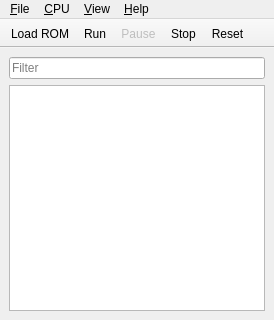
<?xml version="1.0" encoding="UTF-8"?>
<ui version="4.0">
 <author>Evan Teran</author>
 <class>Pretendo</class>
 <widget class="QMainWindow" name="Pretendo">
  <property name="geometry">
   <rect>
    <x>0</x>
    <y>0</y>
    <width>274</width>
    <height>320</height>
   </rect>
  </property>
  <property name="sizePolicy">
   <sizepolicy hsizetype="Fixed" vsizetype="Fixed">
    <horstretch>0</horstretch>
    <verstretch>0</verstretch>
   </sizepolicy>
  </property>
  <property name="windowTitle">
   <string>Pretendo</string>
  </property>
  <property name="windowIcon">
   <iconset resource="pretendo.qrc">
    <normaloff>:/pretendo/graphics/pretendo_32x32x8.png</normaloff>:/pretendo/graphics/pretendo_32x32x8.png</iconset>
  </property>
  <widget class="QWidget" name="centralwidget">
   <layout class="QGridLayout" name="gridLayout_2">
    <item row="0" column="0">
     <widget class="QStackedWidget" name="stackedWidget">
      <property name="currentIndex">
       <number>0</number>
      </property>
      <widget class="QWidget" name="page">
       <layout class="QVBoxLayout" name="verticalLayout">
        <property name="leftMargin">
         <number>0</number>
        </property>
        <property name="topMargin">
         <number>0</number>
        </property>
        <property name="rightMargin">
         <number>0</number>
        </property>
        <property name="bottomMargin">
         <number>0</number>
        </property>
        <item>
         <widget class="QLineEdit" name="lineEdit">
          <property name="placeholderText">
           <string>Filter</string>
          </property>
          <property name="clearButtonEnabled">
           <bool>true</bool>
          </property>
         </widget>
        </item>
        <item>
         <widget class="QListView" name="listView">
          <property name="editTriggers">
           <set>QAbstractItemView::NoEditTriggers</set>
          </property>
         </widget>
        </item>
       </layout>
      </widget>
      <widget class="QWidget" name="page_2">
       <property name="palette">
        <palette>
         <active>
          <colorrole role="Base">
           <brush brushstyle="SolidPattern">
            <color alpha="255">
             <red>255</red>
             <green>255</green>
             <blue>255</blue>
            </color>
           </brush>
          </colorrole>
          <colorrole role="Window">
           <brush brushstyle="SolidPattern">
            <color alpha="255">
             <red>0</red>
             <green>0</green>
             <blue>0</blue>
            </color>
           </brush>
          </colorrole>
         </active>
         <inactive>
          <colorrole role="Base">
           <brush brushstyle="SolidPattern">
            <color alpha="255">
             <red>255</red>
             <green>255</green>
             <blue>255</blue>
            </color>
           </brush>
          </colorrole>
          <colorrole role="Window">
           <brush brushstyle="SolidPattern">
            <color alpha="255">
             <red>0</red>
             <green>0</green>
             <blue>0</blue>
            </color>
           </brush>
          </colorrole>
         </inactive>
         <disabled>
          <colorrole role="Base">
           <brush brushstyle="SolidPattern">
            <color alpha="255">
             <red>0</red>
             <green>0</green>
             <blue>0</blue>
            </color>
           </brush>
          </colorrole>
          <colorrole role="Window">
           <brush brushstyle="SolidPattern">
            <color alpha="255">
             <red>0</red>
             <green>0</green>
             <blue>0</blue>
            </color>
           </brush>
          </colorrole>
         </disabled>
        </palette>
       </property>
       <property name="autoFillBackground">
        <bool>true</bool>
       </property>
       <layout class="QGridLayout" name="gridLayout">
        <property name="leftMargin">
         <number>0</number>
        </property>
        <property name="topMargin">
         <number>0</number>
        </property>
        <property name="rightMargin">
         <number>0</number>
        </property>
        <property name="bottomMargin">
         <number>0</number>
        </property>
        <item row="0" column="0">
         <widget class="QtVideo" name="video" native="true">
          <property name="sizePolicy">
           <sizepolicy hsizetype="Fixed" vsizetype="Fixed">
            <horstretch>0</horstretch>
            <verstretch>0</verstretch>
           </sizepolicy>
          </property>
          <property name="minimumSize">
           <size>
            <width>256</width>
            <height>240</height>
           </size>
          </property>
         </widget>
        </item>
       </layout>
      </widget>
     </widget>
    </item>
   </layout>
  </widget>
  <widget class="QMenuBar" name="menubar">
   <property name="geometry">
    <rect>
     <x>0</x>
     <y>0</y>
     <width>274</width>
     <height>19</height>
    </rect>
   </property>
   <widget class="QMenu" name="menu_File">
    <property name="title">
     <string>&amp;File</string>
    </property>
    <addaction name="action_Load_ROM"/>
    <addaction name="action_Free_ROM"/>
    <addaction name="separator"/>
    <addaction name="action_Preferences"/>
    <addaction name="separator"/>
    <addaction name="action_Exit"/>
   </widget>
   <widget class="QMenu" name="menu_CPU">
    <property name="title">
     <string>&amp;CPU</string>
    </property>
    <addaction name="action_Run"/>
    <addaction name="action_Stop"/>
    <addaction name="action_Pause"/>
    <addaction name="separator"/>
    <addaction name="action_Hard_Reset"/>
    <addaction name="actionReset"/>
   </widget>
   <widget class="QMenu" name="menu_Help">
    <property name="title">
     <string>&amp;Help</string>
    </property>
    <addaction name="action_About"/>
    <addaction name="actionAbout_Qt"/>
   </widget>
   <widget class="QMenu" name="menu_View">
    <property name="title">
     <string>&amp;View</string>
    </property>
    <widget class="QMenu" name="menuZoom">
     <property name="title">
      <string>Zoom</string>
     </property>
     <addaction name="action1x"/>
     <addaction name="action2x"/>
     <addaction name="action3x"/>
     <addaction name="action4x"/>
    </widget>
    <addaction name="actionShow_Sprites"/>
    <addaction name="separator"/>
    <addaction name="menuZoom"/>
    <addaction name="action_Audio_Viewer"/>
    <addaction name="action_Take_Screenshot"/>
    <addaction name="action_Pattern_Table_Viewer"/>
   </widget>
   <addaction name="menu_File"/>
   <addaction name="menu_CPU"/>
   <addaction name="menu_View"/>
   <addaction name="menu_Help"/>
  </widget>
  <widget class="QToolBar" name="toolBar">
   <property name="windowTitle">
    <string>toolBar</string>
   </property>
   <property name="movable">
    <bool>false</bool>
   </property>
   <property name="floatable">
    <bool>false</bool>
   </property>
   <attribute name="toolBarArea">
    <enum>TopToolBarArea</enum>
   </attribute>
   <attribute name="toolBarBreak">
    <bool>false</bool>
   </attribute>
   <addaction name="action_Load_ROM"/>
   <addaction name="action_Run"/>
   <addaction name="action_Pause"/>
   <addaction name="action_Stop"/>
   <addaction name="actionReset"/>
  </widget>
  <action name="action_Load_ROM">
   <property name="icon">
    <iconset resource="pretendo.qrc">
     <normaloff>:/pretendo/graphics/eject.png</normaloff>:/pretendo/graphics/eject.png</iconset>
   </property>
   <property name="text">
    <string>&amp;Load ROM</string>
   </property>
  </action>
  <action name="action_Free_ROM">
   <property name="text">
    <string>&amp;Free ROM</string>
   </property>
  </action>
  <action name="action_Run">
   <property name="icon">
    <iconset resource="pretendo.qrc">
     <normaloff>:/pretendo/graphics/play.png</normaloff>:/pretendo/graphics/play.png</iconset>
   </property>
   <property name="text">
    <string>&amp;Run</string>
   </property>
   <property name="shortcut">
    <string>F5</string>
   </property>
  </action>
  <action name="action_Stop">
   <property name="icon">
    <iconset resource="pretendo.qrc">
     <normaloff>:/pretendo/graphics/stop.png</normaloff>:/pretendo/graphics/stop.png</iconset>
   </property>
   <property name="text">
    <string>&amp;Stop</string>
   </property>
  </action>
  <action name="action_Pause">
   <property name="enabled">
    <bool>false</bool>
   </property>
   <property name="icon">
    <iconset resource="pretendo.qrc">
     <normaloff>:/pretendo/graphics/pause.png</normaloff>:/pretendo/graphics/pause.png</iconset>
   </property>
   <property name="text">
    <string>&amp;Pause</string>
   </property>
   <property name="shortcut">
    <string>Ctrl+P</string>
   </property>
  </action>
  <action name="action_Exit">
   <property name="text">
    <string>E&amp;xit</string>
   </property>
   <property name="menuRole">
    <enum>QAction::QuitRole</enum>
   </property>
  </action>
  <action name="actionShow_Background">
   <property name="checkable">
    <bool>true</bool>
   </property>
   <property name="checked">
    <bool>true</bool>
   </property>
   <property name="text">
    <string>Show &amp;Background</string>
   </property>
  </action>
  <action name="action_Hard_Reset">
   <property name="text">
    <string>&amp;Hard Reset</string>
   </property>
  </action>
  <action name="actionReset">
   <property name="icon">
    <iconset resource="pretendo.qrc">
     <normaloff>:/pretendo/graphics/repeat.png</normaloff>:/pretendo/graphics/repeat.png</iconset>
   </property>
   <property name="text">
    <string>Reset</string>
   </property>
   <property name="shortcut">
    <string>Ctrl+R</string>
   </property>
  </action>
  <action name="action_Preferences">
   <property name="text">
    <string>&amp;Preferences</string>
   </property>
   <property name="menuRole">
    <enum>QAction::PreferencesRole</enum>
   </property>
  </action>
  <action name="action2x">
   <property name="checkable">
    <bool>true</bool>
   </property>
   <property name="checked">
    <bool>true</bool>
   </property>
   <property name="text">
    <string>2x</string>
   </property>
  </action>
  <action name="action3x">
   <property name="checkable">
    <bool>true</bool>
   </property>
   <property name="text">
    <string>3x</string>
   </property>
  </action>
  <action name="action4x">
   <property name="checkable">
    <bool>true</bool>
   </property>
   <property name="text">
    <string>4x</string>
   </property>
  </action>
  <action name="action1x">
   <property name="checkable">
    <bool>true</bool>
   </property>
   <property name="text">
    <string>1x</string>
   </property>
  </action>
  <action name="actionShow_Sprites">
   <property name="checkable">
    <bool>true</bool>
   </property>
   <property name="checked">
    <bool>true</bool>
   </property>
   <property name="text">
    <string>Show &amp;Sprites</string>
   </property>
  </action>
  <action name="action_About">
   <property name="text">
    <string>&amp;About</string>
   </property>
   <property name="menuRole">
    <enum>QAction::AboutRole</enum>
   </property>
  </action>
  <action name="actionAbout_Qt">
   <property name="text">
    <string>About &amp;Qt</string>
   </property>
   <property name="menuRole">
    <enum>QAction::AboutQtRole</enum>
   </property>
  </action>
  <action name="action_Audio_Viewer">
   <property name="text">
    <string>&amp;Audio Viewer</string>
   </property>
  </action>
  <action name="action_Take_Screenshot">
   <property name="text">
    <string>Take &amp;Screenshot</string>
   </property>
  </action>
  <action name="action_Pattern_Table_Viewer">
   <property name="text">
    <string>&amp;Pattern Table Viewer</string>
   </property>
  </action>
 </widget>
 <customwidgets>
  <customwidget>
   <class>QtVideo</class>
   <extends>QWidget</extends>
   <header>QtVideo.h</header>
   <container>1</container>
  </customwidget>
 </customwidgets>
 <resources>
  <include location="pretendo.qrc"/>
 </resources>
 <connections>
  <connection>
   <sender>action_Exit</sender>
   <signal>triggered()</signal>
   <receiver>Pretendo</receiver>
   <slot>close()</slot>
   <hints>
    <hint type="sourcelabel">
     <x>-1</x>
     <y>-1</y>
    </hint>
    <hint type="destinationlabel">
     <x>259</x>
     <y>270</y>
    </hint>
   </hints>
  </connection>
 </connections>
</ui>
